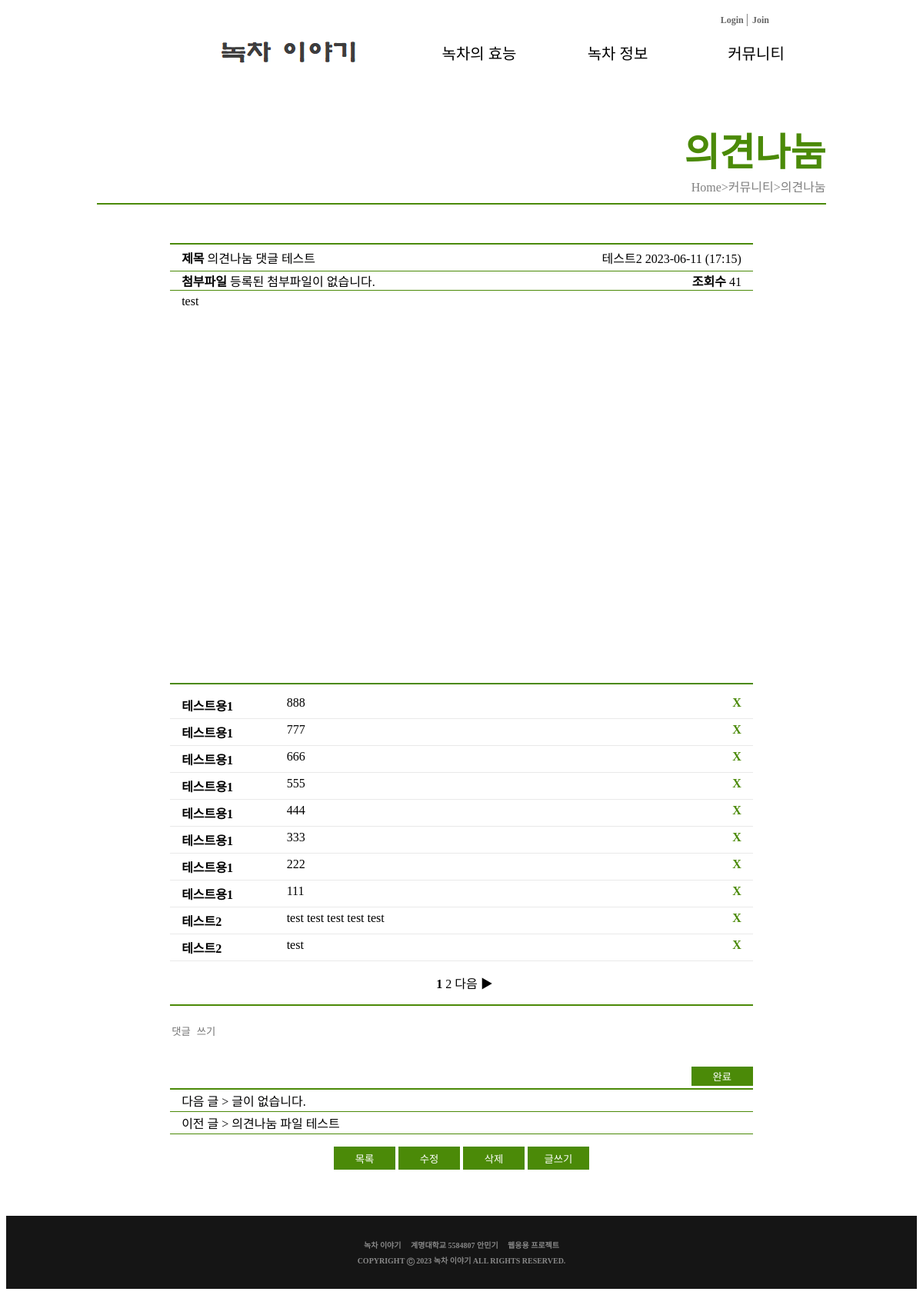
Screenshot of /community/free/board_view.php?num=34&page=1 with the database file from the repository.
### tables this page shows
CREATE TABLE `board_free` (
  `num` int(11) NOT NULL,
  `id` char(15) NOT NULL,
  `name` char(15) NOT NULL,
  `subject` text DEFAULT NULL,
  `content` text NOT NULL,
  `regist_day` char(20) NOT NULL,
  `hit` int(11) NOT NULL,
  `file_name` char(40) DEFAULT NULL,
  `file_type` char(40) DEFAULT NULL,
  `file_copied` char(40) DEFAULT NULL
);

CREATE TABLE `comment_free` (
  `num` int(11) NOT NULL,
  `post_num` int(11) NOT NULL,
  `content` text NOT NULL,
  `post_id` char(15) DEFAULT NULL,
  `post_name` char(10) DEFAULT NULL
);

### htdocs/community/free/board_view.php (the view, shortened to what this page needs)
<!DOCTYPE HTML>
<html lang="en">
<head>
    <link rel="stylesheet" href="/css/common.css?ver=1">
    <link rel="stylesheet" href="/css/main.css">
    <link rel="stylesheet" href="/css/board.css?ver=5">
</head>
<body>
    <div id="wrap">
        <header>
            <?php include "../../header.php"?>
        </header>
        <div id="main_content">
            <div id="tab1">
                <b id="highlight1">의견나눔</b><br>
                <span id="root">Home>커뮤니티>의견나눔</span>
            </div>
            <div id="tab2">
                <?php
                    $num = $_GET["num"];
                    $page = $_GET["page"];
                    $con = mysqli_connect("localhost", "user1", "12345", "sample");
                    $sql = "select * from board_free where num=$num";
                    $result = mysqli_query($con, $sql);
                    $row = mysqli_fetch_array($result);
                    $name = $row['name'];
                    $regist_day = $row['regist_day'];
                    $subject = $row['subject'];
                    $content = $row['content'];
                    $file_name = $row['file_name'];
                    $file_type = $row['file_type'];
                    $file_copied = $row['file_copied'];
                    $hit = $row['hit'];
                    $content = str_replace(" ", "&nbsp;", $content);
                    $content = str_replace("\n", "<br>", $content);
                ?>
                <div id="viewtitle">
                    <span id="lt"><b>제목</b></span>
                    <span><?=$subject?></span>
                    <span id="rt">
                        <span> <?=$name?></span>
                        <span> <?=$regist_day?></span>
                    </span>
                </div>
                <div id="viewcontent">
                    <span id="viewfile">
                        <?php
                            if($file_name)
                            {
                                $real_name = $file_copied;
                                $file_path = "./data/".$real_name;
                                $file_size = filesize($file_path);
                                echo "<b>첨부파일</b> <a href='board_download.php?num=$num&real_name=$real_name&file_name=$file_name&file_type=$file_type'>$file_name</a>($file_size Byte)&nbsp;&nbsp;&nbsp;&nbsp;";
                            }
                            else
                            {
                                echo "<b>첨부파일</b> 등록된 첨부파일이 없습니다.";
                            }
                        ?>
                    </span>
                    <span id="rt"><b>조회수</b> <?=$hit?></span><br>
                    <div id="cont"><?=$content?></div>
                </div>
                <div id="comwrap">
                    <?php
                        if(isset($_GET["com_page"]))
                            $com_page = $_GET["com_page"];
                        else
                            $com_page = 1;
                        $con = mysqli_connect("localhost", "user1", "12345", "sample");
                        $sql = "select * from comment_free where post_num = '$num' order by num desc";
                        $result = mysqli_query($con, $sql);
                        $total_com_record = mysqli_num_rows($result);
                        $com_scale = 10;
                        if($total_com_record % $com_scale == 0)
                            $total_com_page = floor($total_com_record/$com_scale);
                        else
                            $total_com_page = floor($total_com_record/$com_scale) + 1;
                        $com_start = ($com_page - 1) * $com_scale;
                        for($i=$com_start; $i<$com_start+$com_scale && $i < $total_com_record; $i++)
                        {
                            mysqli_data_seek($result, $i);
                            $row = mysqli_fetch_array($result);
                            echo"
                                <div id='comments'>
                                <b id='commentname'>".$row['post_name']."</b><div id='commentcon'>".$row['content']."</div>
                                <div><a id='commentdel' href='board_delete_comment.php?num=".$row['num']."&post_id=".$row['post_id']."'>X</a></div>
                                </div>
                            ";
                        }
                    ?>
                    <ul id="pagebar">
                        <?php
                            if($total_com_page >= 2 && $com_page >=2)
                            {
                                $new_com_page = $com_page-1;
                                echo "<span id='pbt'><a href='board_view.php?num=$num&page=$page&com_page=$new_com_page'> ◀ 이전</a></span>";
                            }
                            else
                                echo "<span>&nbsp;</span>";
                            for($i=1; $i<=$total_com_page; $i++)
                            {
                                if($com_page == $i)
                                {
                                    echo "<span><b> $i </b></span>";
                                }
                                else
                                {
                                    $new_com_page = $i;
                                    echo "<span> <a href='board_view.php?num=$num&page=$page&com_page=$new_com_page'> $i </a></span>";
                                }
                            }
                            if($total_com_page >= 2 && $com_page != $total_com_page)
                            {
                                $new_com_page = $com_page+1;
                                echo "<span id='pbt'><a href='board_view.php?num=$num&page=$page&com_page=$new_com_page'> 다음 ▶</a></span>";
                            }
                            else
                                echo "<span>&nbsp;</span>";
                        ?>
                    </ul>
                </div>
                <div id="commarea">
                    <div id="comarea2">
                        <form action="board_write_comment.php?id=<?=$userid?>&comnum=<?=$num?>&comname=<?=$username?>&num=<?=$num?>&page=<?=$page?>" method="POST">
                            <input type="text" name="" id="comname" value="<?=$username?>" disabled><br>
                            <textarea name="comcon" id="comcon" placeholder="댓글 쓰기" required></textarea><br>
                            <button type="submit" onclick="document.location.reload();return true;" id="bt3">완료</button><br>
                        </form>
                    </div>
                </div>
                <div id="pn">
                    <?php
                        $con = mysqli_connect("localhost", "user1", "12345", "sample");
                        $sql = "select * from board_free order by num desc";
                        $prev_sql = "select * from board_free where num<'$num' order by num desc";
                        $next_sql = "select * from board_free where num>'$num' order by num asc";
                        $result = mysqli_query($con, $prev_sql);
                        $prev = mysqli_fetch_array($result);
                        $result = mysqli_query($con, $next_sql);
                        $next = mysqli_fetch_array($result);
                        $result = mysqli_query($con, $sql);
                        $total = 0;
                        while($calc = mysqli_fetch_array($result))
                        {
                            $total++;
                        }
                        $result = mysqli_query($con, $prev_sql);
                        $i = 1;
                        while($calc = mysqli_fetch_array($result))
                        {
                            $i++;
                        }
                        $scale = 10;
                        if($i % 10 == 0 + $total%$scale)
                            $next_page = $page - 1;
                        else
                            $next_page = $page;
                        if($i % 10 == 1 + $total%$scale)
                            $prev_page = $page + 1;
                        else
                            $prev_page = $page;
                        if(!$next)
                        {
                            echo"<div id='pnlist'>다음 글 > 글이 없습니다.</div>";
                        }
                        else
                        {
                            echo"<div id='pnlist'>다음 글 > <a href='board_view.php?num=".$next['num']."&page=".$next_page."'>".$next['subject']."</a></div>";
                        }
                        if(!$prev)
                        {
                            echo"<div id='pnlist'>이전 글 > 글이 없습니다.</div>";
                        }
                        else
                        {
                            echo"<div id='pnlist'>이전 글 > <a href='board_view.php?num=".$prev['num']."&page=".$prev_page."'>".$prev['subject']."</a></div>";
                        }
                    ?>
                </div>
                <ul id="wrb">
                    <li>
                    <button id="bt2" onclick="location.href='./board_list.php?num=<?=$num?>&page=<?=$page?>'">목록</button>
                    <button id="bt2" onclick="location.href='./board_modify_form.php?num=<?=$num?>&page=<?=$page?>'">수정</button>
                    <button id="bt2" onclick="location.href='./board_delete.php?num=<?=$num?>&page=<?=$page?>'">삭제</button>
                    <button id="bt2" onclick="location.href='./board_write_form.php'">글쓰기</button>
                    </li>
                </ul>
            </div>
        <footer>
            <?php include "../../footer.php"?>
        </footer>
    </div>
</body>
</html>

### htdocs/css/common.css (style rules this page uses)
ul { list-style-type: none; padding-left:0px; }
a { text-decoration: none; color: inherit; }
header { margin:0 0 40px 0; top:0; width:100%; position: fixed; background-color: white; }
footer { margin:60px 0 0 0; width:100%; background-color: #151515; }
#root { color: gray; }

### htdocs/css/main.css (style rules this page uses)
#main_content { padding-top: 100px; }

### htdocs/css/board.css (style rules this page uses)
#tab1 { padding-top: 50px; text-align:right; border-bottom: #4B8A08 2px solid; margin-bottom: 10px; padding-bottom: 10px; margin: auto; width:80%; }
#highlight1 { color: #4B8A08; font-size: 50px; }
#tab2 { padding-top: 50px; width: 80%; margin: auto; text-align: center; }
#viewtitle { margin: auto; text-align: left; width: 80%; border-top: 2px solid #4B8A08; border-bottom: 1px solid #4B8A08; padding-top: 5px; padding-bottom: 5px; }
#viewcontent { margin: auto; width: 80%; border-bottom: 2px solid #4B8A08; text-align: left; }
#lt { margin-left: 15px; text-align: left; }
#rt { margin-right: 15px; float: right; }
#cont { border-top: 1px solid #4B8A08; padding-top: 5px; height: 500px; padding-bottom: 5px; padding-left: 15px; text-align: left; }
#viewfile { margin-left: 15px; }
#pn { width: 80%; margin: auto; }
#pnlist { padding-left: 15px; text-align: left; padding-top: 2px; padding-bottom: 2px; border-bottom: 1px solid #4B8A08; }
#bt2 { width: 80px; height: 30px; color: white; background-color: #4B8A08; border: 1px solid #4B8A08; cursor: pointer; }
#comarea2 { width: 80%; margin: auto; border-top: 2px solid #4B8A08; border-bottom: 2px solid #4B8A08; padding-top: 3px; padding-bottom: 10px; }
#comcon { width: 100%; height: 50px; border: none; resize: none; }
#comname { font-weight: bold; float: left; background-color: white; border: none; }
#bt3 { width: 80px; height: 25px; color: white; background-color: #4B8A08; border: 1px solid #4B8A08; float: right; cursor: pointer; }
#comwrap { width: 80%; margin: auto; padding-top: 10px; }
#comments { padding-bottom: 5px; padding-top: 5px; border-bottom: 1px solid #e9e9e9; display: grid; grid-template-columns: 1fr 3fr 1fr; }
#commentname { float: left; text-align: left; margin-left: 15px; }
#commentcon { text-align: left; }
#commentdel { color: #4B8A08; font-weight: bold; float: right; margin-right: 15px; }

### rows the page displays
board_free: subject "의견나눔 댓글 테스트", name "테스트2", regist_day "2023-06-11 (17:15)", hit "41", content "test"
comment_free: post_name "테스트용1", content "888"
comment_free: post_name "테스트용1", content "777"
comment_free: post_name "테스트용1", content "666"
comment_free: post_name "테스트용1", content "555"
comment_free: post_name "테스트용1", content "444"
comment_free: post_name "테스트용1", content "333"
comment_free: post_name "테스트용1", content "222"
comment_free: post_name "테스트용1", content "111"
comment_free: post_name "테스트2", content "test test test test test"
comment_free: post_name "테스트2", content "test"
board_free: subject "의견나눔 파일 테스트"
